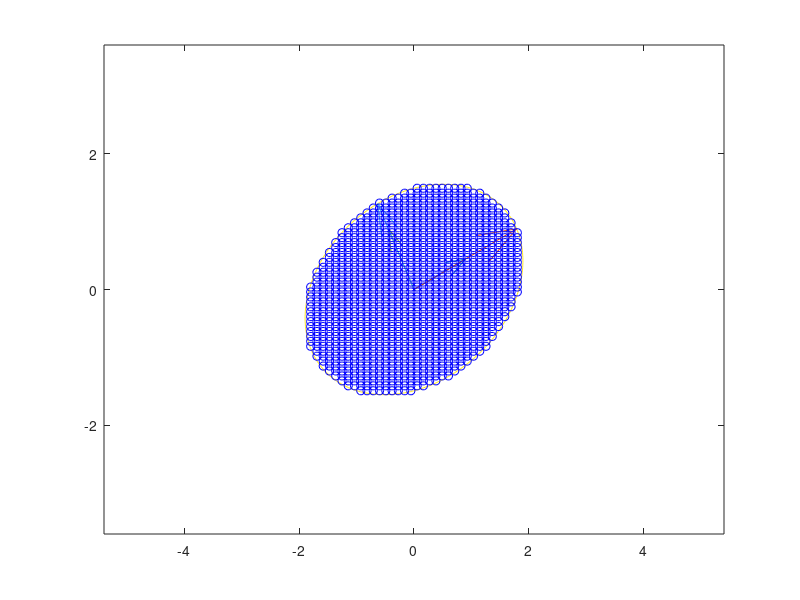

Reproduce this figure in MATLAB. (Note: this script raises an error after producing the figure.)
% clear;
% g = @(x) x + sin(x).^2 + exp(-x) -.1*x.^2;
% % [0 3]
% b = 3;
% N = 1e5;
% 
% ival0 = integral(g, 0, b)
% 
% pd = makedist('Uniform','Lower',0,'Upper',b);
% rvec = random(pd, N, 1);
% 
% ival1 = b*sum(g(rvec))/N

%%
clear;
cla;

mu = [0 0];
v1 = [2;1]/vecnorm([2;1]);
v2 = [-1;2]/vecnorm([-1;2]);
V = [v1,v2];
D = diag([4 2]);
Di = diag([1/4 1/2]);

D12 = diag([2 sqrt(2)]);
D12_i = diag([1/2 1/sqrt(2)]);

Q = V*D12;
Qi = D12_i * V.';
P = V*D*V.';
Pi = V*Di*V.';

f = @(x, y, mu, P, Pi) 1/sqrt(2*pi*det(P)) * ...
    exp(-1/2 * ( (x-mu(1)).^2 * Pi(1,1) + (y-mu(2)).^2 * Pi(2,2) + 2*(x-mu(1)).*(y-mu(2))*Pi(1,2) ));

f_level = @(c, P) 1/sqrt(2*pi*det(P)) * exp(-1/2 * c^2);

a = 1.5;
nPoints = 100;
xrange = linspace(mu(1) - a*P(1), mu(1) + a*P(1), nPoints);
yrange = linspace(mu(2) - a*P(2,2), mu(2) + a*P(2,2), nPoints);

[X,Y] = meshgrid(xrange, yrange);
Z = f(X,Y, mu, P, Pi);

% surfPlt = surf(X,Y,Z, 'FaceAlpha', .5, 'LineStyle', 'none');
hold on;

levels = [f_level(1, P), f_level(1, P)];
contour(X,Y,Z,levels)

% daspect([1 1 .02])

hold on;

quiver(0,0,v1(1),v1(2),'AutoScale','off');
quiver(0,0,v2(1),v2(2),'AutoScale','off');

quiver(0,0,Q(1,1),Q(2,1),'AutoScale','off');
quiver(0,0,Q(1,2),Q(2,2),'AutoScale','off');


box on;

c = f_level(1, P);
c=1;

Points = [];
for x=xrange
    for y=yrange
        p = [x;y];
        if p.'*Pi*p < c^2 
            Points = [Points;p.'];
        end
    end
end

plot(Points(:,1), Points(:,2), 'bo');



%%
dt = delaunayTriangulation(Points)
IC = incenter(dt);
triplot(dt)
hold on
plot(IC(:,1),IC(:,2),'*r')

cl = dt.ConnectivityList;
triCount = size(cl,1);

areaVec = zeros(triCount, 1);
for i=1:triCount
    areaVec(i) = 1/2 * abs(det(...
        [1,1,1;Points(cl(i,1), 1), Points(cl(i,2), 1), Points(cl(i,3), 1); ...
        Points(cl(i,1), 2), Points(cl(i,2), 2), Points(cl(i,3), 2)]));
end

z = arrayfun(@(x,y) f(x, y, mu, P, Pi), IC(:,1), IC(:,2), 'UniformOutput', true);
integral_val = areaVec.' * z
%%
% g = @(c) 1 - exp(-1/2 * c.^2);
% c = 0:.01:5;
% figure;
% plot(c, g(c))
% grid on;


%%
function int = integrateTriangulation(trep, z)
P = trep.Points; T = trep.ConnectivityList;
d21 = P(T(:,2),:)-P(T(:,1),:);
d31 = P(T(:,3),:)-P(T(:,1),:);
areas = abs(1/2*(d21(:,1).*d31(:,2)-d21(:,2).*d31(:,1)));
int = areas'*mean(z(T),2);
end